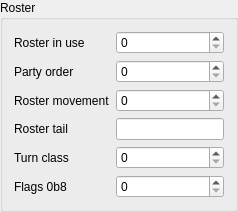
                 <widget class="QGroupBox" name="box_roster">
                  <property name="title">
                   <string>Roster</string>
                  </property>
                  <layout class="QFormLayout" name="form_roster">
                   <item row="0" column="0">
                    <widget class="QLabel" name="label_roster_in_use">
                     <property name="text">
                      <string>Roster in use</string>
                     </property>
                    </widget>
                   </item>
                   <item row="0" column="1">
                    <widget class="QSpinBox" name="field_roster_in_use">
                     <property name="minimum">
                      <number>0</number>
                     </property>
                     <property name="maximum">
                      <number>255</number>
                     </property>
                    </widget>
                   </item>
                   <item row="1" column="0">
                    <widget class="QLabel" name="label_party_order">
                     <property name="text">
                      <string>Party order</string>
                     </property>
                    </widget>
                   </item>
                   <item row="1" column="1">
                    <widget class="QSpinBox" name="field_party_order">
                     <property name="minimum">
                      <number>0</number>
                     </property>
                     <property name="maximum">
                      <number>255</number>
                     </property>
                    </widget>
                   </item>
                   <item row="2" column="0">
                    <widget class="QLabel" name="label_roster_movement">
                     <property name="text">
                      <string>Roster movement</string>
                     </property>
                    </widget>
                   </item>
                   <item row="2" column="1">
                    <widget class="QSpinBox" name="field_roster_movement">
                     <property name="minimum">
                      <number>0</number>
                     </property>
                     <property name="maximum">
                      <number>255</number>
                     </property>
                    </widget>
                   </item>
                   <item row="3" column="0">
                    <widget class="QLabel" name="label_roster_tail">
                     <property name="text">
                      <string>Roster tail</string>
                     </property>
                    </widget>
                   </item>
                   <item row="3" column="1">
                    <widget class="QLineEdit" name="field_roster_tail" />
                   </item>
                   <item row="4" column="0">
                    <widget class="QLabel" name="label_turn_class">
                     <property name="text">
                      <string>Turn class</string>
                     </property>
                    </widget>
                   </item>
                   <item row="4" column="1">
                    <widget class="QSpinBox" name="field_turn_class">
                     <property name="minimum">
                      <number>0</number>
                     </property>
                     <property name="maximum">
                      <number>255</number>
                     </property>
                    </widget>
                   </item>
                   <item row="5" column="0">
                    <widget class="QLabel" name="label_flags_0b8">
                     <property name="text">
                      <string>Flags 0b8</string>
                     </property>
                    </widget>
                   </item>
                   <item row="5" column="1">
                    <widget class="QSpinBox" name="field_flags_0b8">
                     <property name="minimum">
                      <number>0</number>
                     </property>
                     <property name="maximum">
                      <number>255</number>
                     </property>
                    </widget>
                   </item>
                  </layout>
                 </widget>
